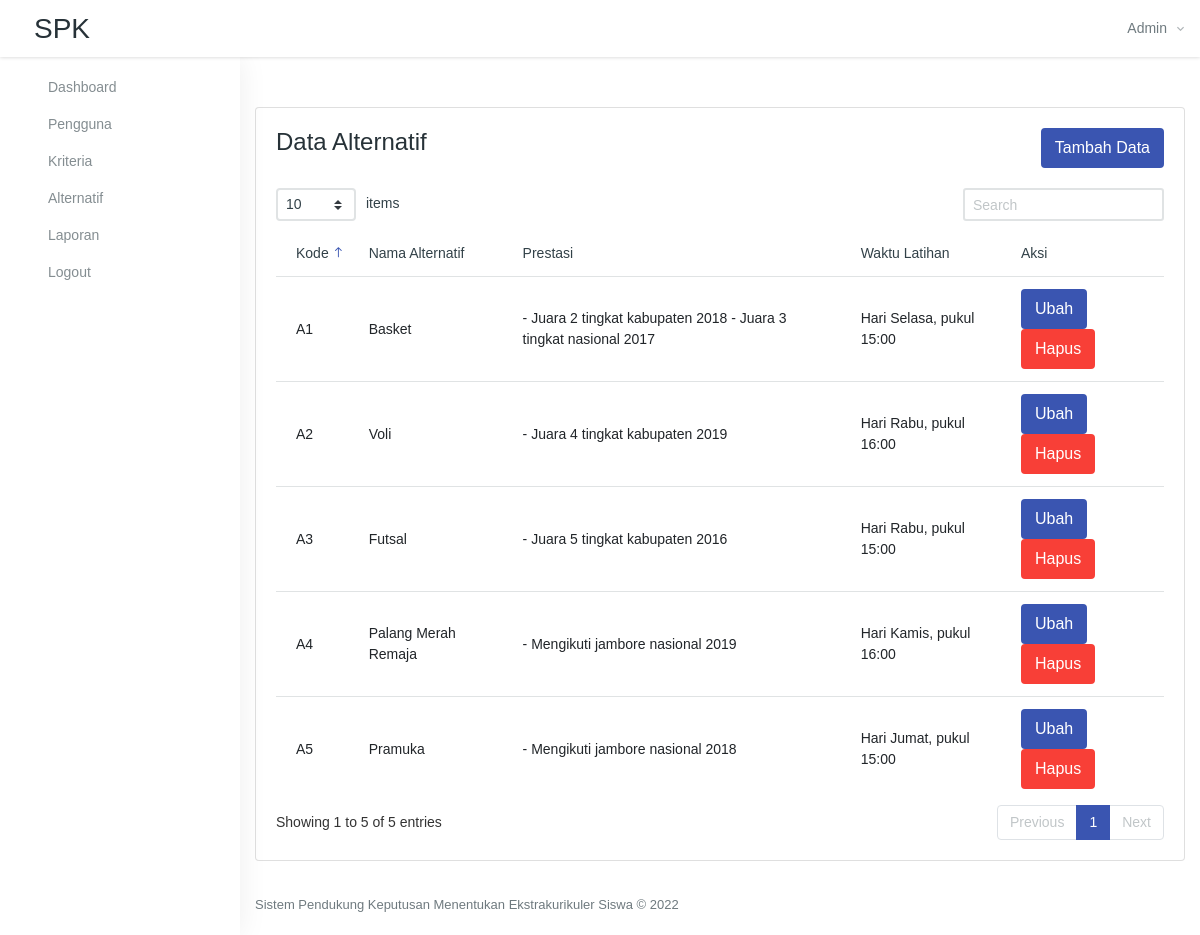
Screenshot of /Alternatif (signed in) with the database file from the repository.
### tables this page shows
CREATE TABLE `alternatif`  (
  `kode_alternatif` varchar(16) NOT NULL,
  `nama_alternatif` varchar(255) NULL DEFAULT NULL,
  `waktu_latihan` varchar(64) NULL DEFAULT NULL,
  `prestasi` text NULL,
  `status` int(1) NULL DEFAULT 1,
  `created_at` datetime(0) NULL DEFAULT current_timestamp(0),
  `updated_at` datetime(0) NULL DEFAULT NULL ON UPDATE CURRENT_TIMESTAMP(0),
  PRIMARY KEY (`kode_alternatif`) USING BTREE
);

### core/functions.php (called while the page is built, shortened)
<?php
function view($view, $data = [])
{
    extract($data);
    require "../app/view/" . $view . ".php";
}
function url($url = '')
{
    return str_replace('public/', '', APP_URL) . trim($url, '/');
}

### app/classes/Alternatif.php (called while the page is built, shortened)
<?php
class ALternatif
{
    protected $_db;
    public function __construct()
    {
        $this->_db = new Database();
    }
    public function index()
    {
        $data['alternatif'] = $this->_db->other_query("SELECT * FROM alternatif", 2);
        view('alternatif/index', $data);
    }
}

### core/router.php (called while the page is built, shortened)
<?php
class Router
{
    private $method     = 'index';
    private $params     = [];
    public function __construct()
    {
        $this->parseUri();
    }
    private function parseUri()
    {
        $class = new $class;
        call_user_func_array([$class, $this->method], $this->params);
    }
}

### public/index.php (called while the page is built, shortened)
<?php
new Router();

### app/classes/Database.php (called while the page is built, shortened)
<?php
class Database
{
    protected $conn;
    public function connect()
    {
        if (!$this->conn) {
            $this->conn = new mysqli(DB_HOST, DB_USER, DB_PASS, DB_NAME);
        }
    }
    function other_query($query, $type = 1)
    {
        $result = $this->conn->query($query);
        if ($type == 1) {
            $data = $result->fetch_object();
        } else {
            $data = $result->fetch_all(MYSQLI_ASSOC);
        }
        return $data;
    }
}

### app/view/alternatif/index.php (the view, shortened to what this page needs)
<div class="container-fluid mt-xl-50 mt-sm-30 mt-15">
    <div class="card">
        <div class="card-body">
            <div class="row mb-20">
                <div class="col-md-12 d-flex justify-content-between">
                    <h4>Data Alternatif</h4>
                    <a href="<?= url('alternatif/tambah_alternatif') ?>" class="btn btn-primary">Tambah Data</a>
                </div>
            </div>
            <div class="m-t-25">
                <table id="datatable" class="table">
                    <thead>
                        <tr>
                            <th>Kode</th>
                            <th>Nama Alternatif</th>
                            <th>Prestasi</th>
                            <th>Waktu Latihan</th>
                            <th>Aksi</th>
                        </tr>
                    </thead>
                    <tbody>
                        <?php foreach ($alternatif as $row) : ?>
                            <tr>
                                <td><?= $row['kode_alternatif'] ?></td>
                                <td><?= $row['nama_alternatif'] ?></td>
                                <td><?= $row['prestasi'] ?></td>
                                <td><?= $row['waktu_latihan'] ?></td>
                                <td>
                                    <a class="btn btn-primary waves-effect waves-light" href="<?= url('alternatif/ubah_alternatif/' . $row['kode_alternatif']) ?>" role="button">Ubah</a>
                                    <a class="btn btn-danger waves-effect waves-light" href="#" onclick="delete_data('<?= $row['kode_alternatif'] ?>', 'alternatif/hapus_alternatif')" role="button">Hapus</a>
                                </td>
                            </tr>
                        <?php endforeach; ?>
                    </tbody>
                </table>
            </div>
        </div>
    </div>
</div>

### rows the page displays
alternatif: kode_alternatif "A1", nama_alternatif "Basket", prestasi "- Juara 2 tingkat kabupaten 2018 - Juara 3 tingkat nasional 2017", waktu_latihan "Hari Selasa, pukul 15:00"
alternatif: kode_alternatif "A2", nama_alternatif "Voli", prestasi "- Juara 4 tingkat kabupaten 2019", waktu_latihan "Hari Rabu, pukul 16:00"
alternatif: kode_alternatif "A3", nama_alternatif "Futsal", prestasi "- Juara 5 tingkat kabupaten 2016", waktu_latihan "Hari Rabu, pukul 15:00"
alternatif: kode_alternatif "A4", nama_alternatif "Palang Merah Remaja", prestasi "- Mengikuti jambore nasional 2019", waktu_latihan "Hari Kamis, pukul 16:00"
alternatif: kode_alternatif "A5", nama_alternatif "Pramuka", prestasi "- Mengikuti jambore nasional 2018", waktu_latihan "Hari Jumat, pukul 15:00"

### other values shown
session_get('nama') "Admin"
